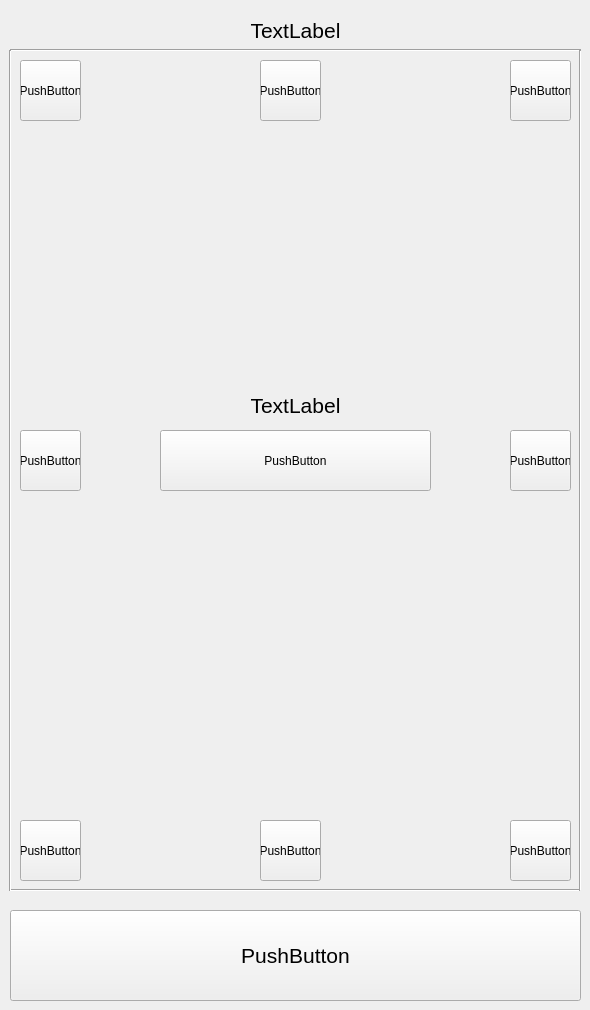
<?xml version="1.0" encoding="UTF-8"?>
<ui version="4.0">
 <class>TouchScreenTest</class>
 <widget class="QWidget" name="TouchScreenTest">
  <property name="geometry">
   <rect>
    <x>0</x>
    <y>0</y>
    <width>590</width>
    <height>1010</height>
   </rect>
  </property>
  <property name="windowTitle">
   <string>Form</string>
  </property>
  <widget class="QLabel" name="pageInfo">
   <property name="geometry">
    <rect>
     <x>0</x>
     <y>10</y>
     <width>591</width>
     <height>41</height>
    </rect>
   </property>
   <property name="font">
    <font>
     <pointsize>16</pointsize>
    </font>
   </property>
   <property name="text">
    <string>TextLabel</string>
   </property>
   <property name="alignment">
    <set>Qt::AlignCenter</set>
   </property>
  </widget>
  <widget class="QPushButton" name="exitButton">
   <property name="geometry">
    <rect>
     <x>10</x>
     <y>910</y>
     <width>571</width>
     <height>91</height>
    </rect>
   </property>
   <property name="font">
    <font>
     <pointsize>16</pointsize>
    </font>
   </property>
   <property name="text">
    <string>PushButton</string>
   </property>
  </widget>
  <widget class="QPushButton" name="test1">
   <property name="geometry">
    <rect>
     <x>20</x>
     <y>60</y>
     <width>61</width>
     <height>61</height>
    </rect>
   </property>
   <property name="text">
    <string>PushButton</string>
   </property>
  </widget>
  <widget class="Line" name="line">
   <property name="geometry">
    <rect>
     <x>10</x>
     <y>40</y>
     <width>571</width>
     <height>20</height>
    </rect>
   </property>
   <property name="orientation">
    <enum>Qt::Horizontal</enum>
   </property>
  </widget>
  <widget class="Line" name="line_2">
   <property name="geometry">
    <rect>
     <x>10</x>
     <y>880</y>
     <width>571</width>
     <height>21</height>
    </rect>
   </property>
   <property name="orientation">
    <enum>Qt::Horizontal</enum>
   </property>
  </widget>
  <widget class="Line" name="line_3">
   <property name="geometry">
    <rect>
     <x>0</x>
     <y>50</y>
     <width>20</width>
     <height>841</height>
    </rect>
   </property>
   <property name="orientation">
    <enum>Qt::Vertical</enum>
   </property>
  </widget>
  <widget class="Line" name="line_4">
   <property name="geometry">
    <rect>
     <x>570</x>
     <y>50</y>
     <width>20</width>
     <height>841</height>
    </rect>
   </property>
   <property name="orientation">
    <enum>Qt::Vertical</enum>
   </property>
  </widget>
  <widget class="QPushButton" name="test3">
   <property name="geometry">
    <rect>
     <x>510</x>
     <y>60</y>
     <width>61</width>
     <height>61</height>
    </rect>
   </property>
   <property name="text">
    <string>PushButton</string>
   </property>
  </widget>
  <widget class="QPushButton" name="test2">
   <property name="geometry">
    <rect>
     <x>260</x>
     <y>60</y>
     <width>61</width>
     <height>61</height>
    </rect>
   </property>
   <property name="text">
    <string>PushButton</string>
   </property>
  </widget>
  <widget class="QPushButton" name="test7">
   <property name="geometry">
    <rect>
     <x>260</x>
     <y>820</y>
     <width>61</width>
     <height>61</height>
    </rect>
   </property>
   <property name="text">
    <string>PushButton</string>
   </property>
  </widget>
  <widget class="QPushButton" name="test6">
   <property name="geometry">
    <rect>
     <x>20</x>
     <y>820</y>
     <width>61</width>
     <height>61</height>
    </rect>
   </property>
   <property name="text">
    <string>PushButton</string>
   </property>
  </widget>
  <widget class="QPushButton" name="test8">
   <property name="geometry">
    <rect>
     <x>510</x>
     <y>820</y>
     <width>61</width>
     <height>61</height>
    </rect>
   </property>
   <property name="text">
    <string>PushButton</string>
   </property>
  </widget>
  <widget class="QPushButton" name="testStart">
   <property name="geometry">
    <rect>
     <x>160</x>
     <y>430</y>
     <width>271</width>
     <height>61</height>
    </rect>
   </property>
   <property name="text">
    <string>PushButton</string>
   </property>
  </widget>
  <widget class="QPushButton" name="test4">
   <property name="geometry">
    <rect>
     <x>20</x>
     <y>430</y>
     <width>61</width>
     <height>61</height>
    </rect>
   </property>
   <property name="text">
    <string>PushButton</string>
   </property>
  </widget>
  <widget class="QPushButton" name="test5">
   <property name="geometry">
    <rect>
     <x>510</x>
     <y>430</y>
     <width>61</width>
     <height>61</height>
    </rect>
   </property>
   <property name="text">
    <string>PushButton</string>
   </property>
  </widget>
  <widget class="QLabel" name="statusLabel">
   <property name="geometry">
    <rect>
     <x>10</x>
     <y>390</y>
     <width>571</width>
     <height>31</height>
    </rect>
   </property>
   <property name="font">
    <font>
     <pointsize>16</pointsize>
    </font>
   </property>
   <property name="text">
    <string>TextLabel</string>
   </property>
   <property name="alignment">
    <set>Qt::AlignCenter</set>
   </property>
  </widget>
 </widget>
 <resources/>
 <connections/>
</ui>
